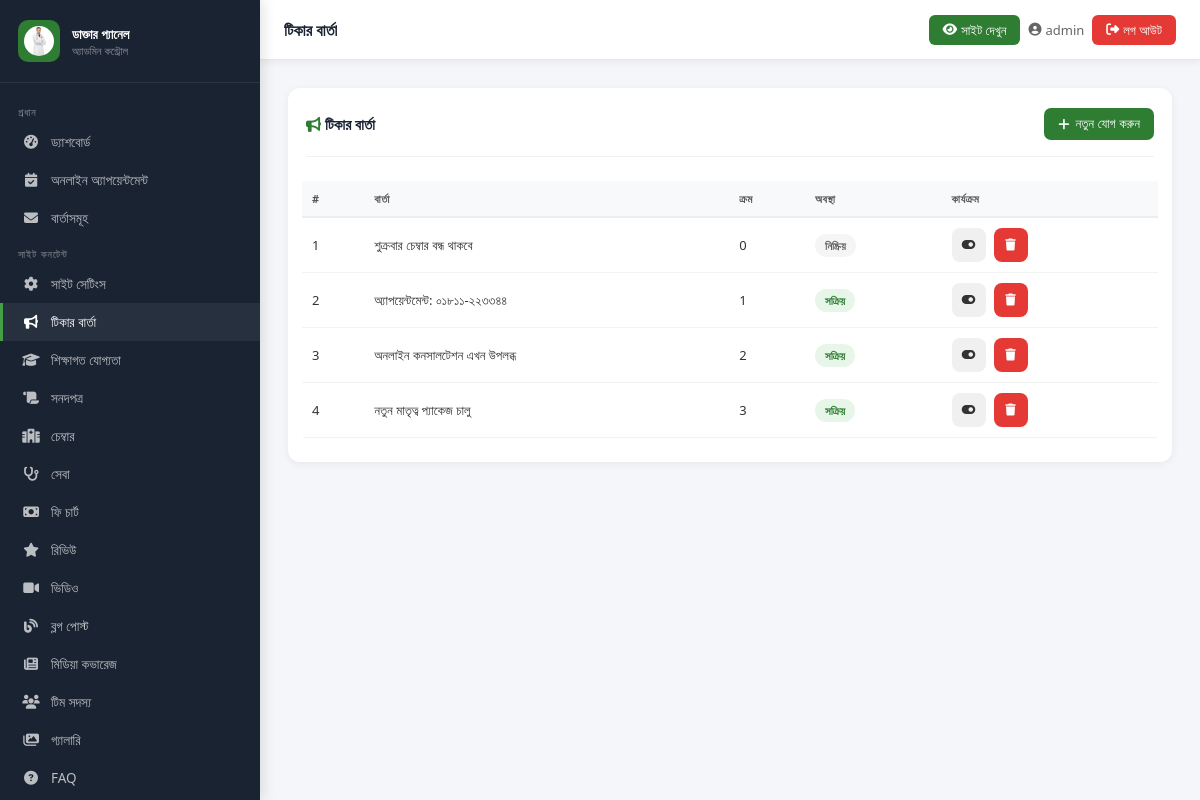
The page /admin-panel/tickers/ (signed in) on the database its author committed.
### core/models.py (models this page shows, shortened)
class SiteSettings(models.Model):
    doctor_name = models.CharField(max_length=200, default='ডাঃ সানজিদা ইসলাম চৌধুরী')
    doctor_name_en = models.CharField(max_length=200, default='Dr. Sanjida Islam Chowdhury')
    specialty = models.CharField(max_length=200, default='গাইনী ও প্রসূতি বিশেষজ্ঞ')
    degrees = models.CharField(max_length=300, default='MBBS · FCPS · MRCOG (UK)')
    short_bio = models.TextField(verbose_name="সংক্ষিপ্ত পরিচয়", default="")
    detailed_bio = models.TextField(verbose_name="বিস্তারিত পরিচয়", default="")
    phone = models.CharField(max_length=20, default='০১৮১১-২২৩৩৪৪')
    phone_raw = models.CharField(max_length=20, default='+8801811223344')
    whatsapp = models.CharField(max_length=20, default='+8801811223344')
    email = models.EmailField(default='dr.sanjida@example.com')
    facebook_url = models.URLField(blank=True, default='https://facebook.com/dr.sanjida.bd')
    youtube_url = models.URLField(blank=True)
    profile_photo = models.ImageField(upload_to='doctor/', blank=True, null=True)
    profile_photo_url = models.URLField(blank=True, default='https://cdn.sasthyaseba.com/doctors/7410/xoWEh5iyzT9wpngIPNnKbQQiN5AnbUCE8y2hJYpv/dr-sanjida-hossain.jpg')
    years_experience = models.IntegerField(default=22)
    successful_deliveries = models.IntegerField(default=8000)
    google_rating = models.DecimalField(max_digits=3, decimal_places=1, default=4.8)
    google_review_count = models.IntegerField(default=650)
    research_papers = models.IntegerField(default=18)
    booking_fee = models.IntegerField(default=300)
    bkash_number = models.CharField(max_length=20, default='০১৮১১-২২৩৩৪৪')
    nagad_number = models.CharField(max_length=20, default='০১৮১১-২২৩৩৪৪')
    rocket_number = models.CharField(max_length=25, default='০১৮১১২২৩৩৪৪৭')
    map_embed_url = models.TextField(default='', blank=True)
    maps_link = models.URLField(blank=True, default='https://maps.google.com/?q=মিরপুর+ঢাকা')
    meta_title = models.CharField(max_length=200, default='ডাঃ সানজিদা ইসলাম চৌধুরী | গাইনী ও প্রসূতি বিশেষজ্ঞ')
    meta_description = models.TextField(blank=True, default='')
    class Meta:
        verbose_name = 'সাইট সেটিংস'
        verbose_name_plural = 'সাইট সেটিংস'
    def get_profile_photo(self):
        if self.profile_photo:
            return self.profile_photo.url
        return self.profile_photo_url

class TickerMessage(models.Model):
    message = models.CharField(max_length=300)
    is_active = models.BooleanField(default=True)
    order = models.IntegerField(default=0)
    class Meta:
        ordering = ['order']
        verbose_name = 'টিকার বার্তা'

### core/admin_views.py (the view, shortened to what this page needs)
# urls.py: path('tickers/', av.manage_tickers, name='admin_tickers'),
@login_required(login_url='/admin-panel/login/')
def manage_tickers(request):
    items = TickerMessage.objects.all()
    return render(request, 'admin_panel/tickers.html', {'items': items})

### core/context_processors.py (called while the page is built)
def site_settings(request):
    try:
        settings = SiteSettings.objects.first()
        if not settings:
            settings = SiteSettings()
    except Exception:
        settings = SiteSettings()
    return {'site': settings}

### templates/admin_panel/tickers.html (shortened to what this page needs)
{% extends "admin_panel/base_admin.html" %}
{% block page_title %}টিকার বার্তা{% endblock %}
{% block nav_tickers %}active{% endblock %}
{% block content %}
<div class="card">
  <div class="card__header">
    <span class="card__title"><i class="fas fa-bullhorn" style="color:#2e7d32"></i> টিকার বার্তা</span>
    <button class="btn btn-primary" onclick="openModal('addModal')">
      <i class="fas fa-plus"></i>
      <span class="btn-text">নতুন যোগ করুন</span>
    </button>
  </div>
  <div class="table-responsive">
    <table class="tbl">
      <thead>
        <tr>
          <th>#</th>
          <th>বার্তা</th>
          <th>ক্রম</th>
          <th>অবস্থা</th>
          <th>কার্যক্রম</th>
        </tr>
      </thead>
      <tbody>
        {% for item in items %}
        <tr>
          <td data-label="#">{{ item.pk }}</td>
          <td data-label="বার্তা">{{ item.message }}</td>
          <td data-label="ক্রম">{{ item.order }}</td>
          <td data-label="অবস্থা">
            {% if item.is_active %}
              <span class="badge badge-success">সক্রিয়</span>
            {% else %}
              <span class="badge badge-secondary">নিষ্ক্রিয়</span>
            {% endif %}
          </td>
          <td data-label="কার্যক্রম">
            <div class="action-buttons">
              <form method="POST" style="display:inline">
                <button type="submit" class="btn btn-secondary btn-sm btn-icon" title="চালু/বন্ধ">
                  <i class="fas fa-toggle-on"></i>
                </button>
              </form>
              <form method="POST" style="display:inline" onsubmit="return confirm('মুছবেন?')">
                <button type="submit" class="btn btn-danger btn-sm btn-icon" title="মুছুন">
                  <i class="fas fa-trash"></i>
                </button>
              </form>
            </div>
          </td>
        </tr>
        {% endfor %}
      </tbody>
    </table>
  </div>
</div>
{% endblock %}

### templates/admin_panel/base_admin.html (shortened to what this page needs)
<!DOCTYPE html>
<html lang="bn">
<head>
  <link rel="stylesheet" href="https://cdnjs.cloudflare.com/ajax/libs/font-awesome/6.5.0/css/all.min.css">
  {% load static %}
</head>
<body>
<aside class="sidebar" id="sidebar">
  <div class="sidebar__brand">
    <div class="sidebar__brand-icon"><img src="{{ site.get_profile_photo }}" height="30" width="30" alt="{{ site.doctor_name }}" style="border-radius:50%; object-fit:cover;" /></div>
    <div class="sidebar__brand-text">
      <h3>ডাক্তার প্যানেল</h3>
      <p>অ্যাডমিন কন্ট্রোল</p>
    </div>
  </div>
  <nav class="sidebar__nav">
    <div class="nav-section-label">প্রধান</div>
    <a href="{% url 'admin_dashboard' %}" class="sidebar__link {% block nav_dashboard %}{% endblock %}"><i class="fas fa-tachometer-alt"></i> ড্যাশবোর্ড</a>
    <a href="{% url 'admin_appointments' %}" class="sidebar__link {% block nav_appointments %}{% endblock %}"><i class="fas fa-calendar-check"></i>অনলাইন অ্যাপয়েন্টমেন্ট</a>
    <a href="{% url 'admin_messages' %}" class="sidebar__link {% block nav_messages %}{% endblock %}"><i class="fas fa-envelope"></i> বার্তাসমূহ</a>
    <div class="nav-section-label">সাইট কনটেন্ট</div>
    <a href="{% url 'admin_site_settings' %}" class="sidebar__link {% block nav_settings %}{% endblock %}"><i class="fas fa-cog"></i> সাইট সেটিংস</a>
    <a href="{% url 'admin_tickers' %}" class="sidebar__link {% block nav_tickers %}{% endblock %}"><i class="fas fa-bullhorn"></i> টিকার বার্তা</a>
    <a href="{% url 'admin_qualifications' %}" class="sidebar__link {% block nav_qualifications %}{% endblock %}"><i class="fas fa-graduation-cap"></i> শিক্ষাগত যোগ্যতা</a>
    <a href="{% url 'admin_certificates' %}" class="sidebar__link {% block nav_certificates %}{% endblock %}"><i class="fas fa-scroll"></i> সনদপত্র</a>
    <a href="{% url 'admin_chambers' %}" class="sidebar__link {% block nav_chambers %}{% endblock %}"><i class="fas fa-hospital-alt"></i> চেম্বার</a>
    <a href="{% url 'admin_services' %}" class="sidebar__link {% block nav_services %}{% endblock %}"><i class="fas fa-stethoscope"></i> সেবা</a>
    <a href="{% url 'admin_fees' %}" class="sidebar__link {% block nav_fees %}{% endblock %}"><i class="fas fa-money-bill"></i> ফি চার্ট</a>
    <a href="{% url 'admin_reviews' %}" class="sidebar__link {% block nav_reviews %}{% endblock %}"><i class="fas fa-star"></i> রিভিউ</a>
    <a href="{% url 'admin_videos' %}" class="sidebar__link {% block nav_videos %}{% endblock %}"><i class="fas fa-video"></i> ভিডিও</a>
    <a href="{% url 'admin_blogs' %}" class="sidebar__link {% block nav_blogs %}{% endblock %}"><i class="fas fa-blog"></i> ব্লগ পোস্ট</a>
    <a href="{% url 'admin_media' %}" class="sidebar__link {% block nav_media %}{% endblock %}"><i class="fas fa-newspaper"></i> মিডিয়া কভারেজ</a>
    <a href="{% url 'admin_team' %}" class="sidebar__link {% block nav_team %}{% endblock %}"><i class="fas fa-users"></i> টিম সদস্য</a>
    <a href="{% url 'admin_gallery' %}" class="sidebar__link ">
    <i class="fas fa-images"></i> গ্যালারি
</a>
    <a href="{% url 'admin_faqs' %}" class="sidebar__link {% block nav_faqs %}{% endblock %}"><i class="fas fa-question-circle"></i> FAQ</a>
  </nav>
</aside>
<div class="topbar">
  <div style="display:flex; align-items:center; gap:8px;">
    <span class="topbar__title">{% block page_title %}ড্যাশবোর্ড{% endblock %}</span>
  </div>
  <div class="topbar__right">
    <a href="/" target="_blank" class="view-site-btn"><i class="fas fa-eye"></i> <span class="hide-xs">সাইট দেখুন</span></a>
    <span class="topbar__user"><i class="fas fa-user-circle"></i> <span class="hide-sm">{{ request.user.username }}</span></span>
    <a href="{% url 'admin_logout' %}" class="topbar__logout"><i class="fas fa-sign-out-alt"></i> <span class="hide-xs">লগ আউট</span></a>
  </div>
</div>
<main class="main-content">
  {% block content %}{% endblock %}
</main>
</body>
</html>

### templates/admin_panel/tickers.html (style rules this page uses)
.table-responsive { overflow-x: auto; -webkit-overflow-scrolling: touch; margin: 0 -4px; padding: 4px 0; border-radius: 8px; }
.action-buttons { display: flex; gap: 8px; flex-wrap: wrap; }
.btn-icon { width: 34px; height: 34px; display: inline-flex; align-items: center; justify-content: center; }
.badge-success { background: #e8f5e9; color: #2e7d32; padding: 4px 10px; border-radius: 20px; font-size: 11px; font-weight: 600; }
.badge-secondary { background: #f5f5f5; color: #616161; padding: 4px 10px; border-radius: 20px; font-size: 11px; font-weight: 600; }

### rows shown on the page
SiteSettings: get_profile_photo (picture)
TickerMessage: pk "1", message "শুক্রবার চেম্বার বন্ধ থাকবে", order "0", is_active "নিষ্ক্রিয়"
TickerMessage: pk "2", message "অ্যাপয়েন্টমেন্ট: ০১৮১১-২২৩৩৪৪", order "1", is_active "সক্রিয়"
TickerMessage: pk "3", message "অনলাইন কনসালটেশন এখন উপলব্ধ", order "2", is_active "সক্রিয়"
TickerMessage: pk "4", message "নতুন মাতৃত্ব প্যাকেজ চালু", order "3", is_active "সক্রিয়"

### other values the page prints
{{ request.user.username }} "admin"
